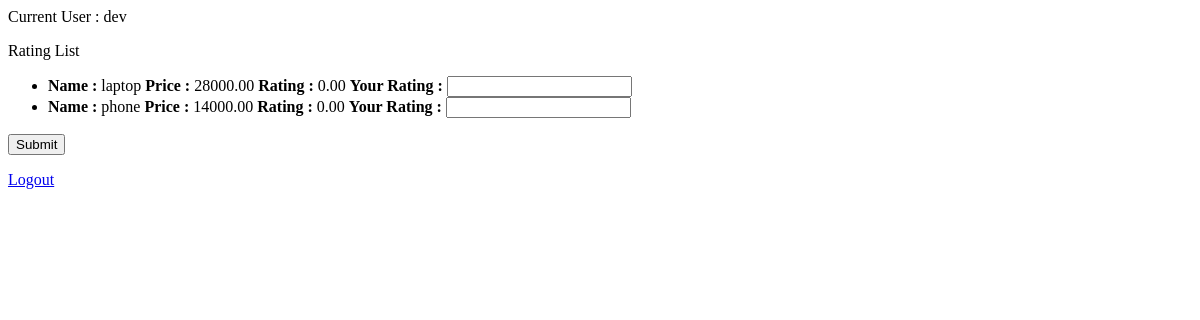
Before: /api/rate/ (signed in) with the older database file.
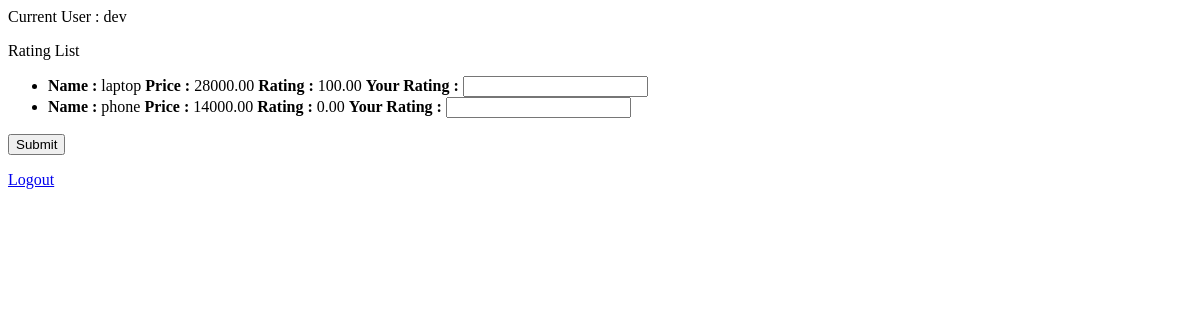
After: the same page with the newer database file.
### rating_api/models.py (models this page shows, shortened)
class Product(models.Model):
    name = models.CharField(max_length = 100)
    price = models.DecimalField(max_digits = 7, decimal_places = 2)
    rating = models.DecimalField(max_digits = 5, decimal_places = 2)

### rating_api/views.py (the view, shortened to what this page needs)
# urls.py: path('rate/', app_views.rate.as_view())
class rate(APIView):
    serializer_class = serializers.UserSerializer
    renderer_classes = [TemplateHTMLRenderer]
    def get(self, request):
        total = set(Product.objects.all())
        rated = Rate.objects.filter(user = request.user).select_related('product')
        rated_products = set()
        for a in rated:
            rated_products.add(a.product)
        model = total.difference(rated_products)
        serializer = serializers.ProductSerializer
        return Response({'serializer': serializer, 'model': model}, template_name = "product/rate.html")

### rating_api/templates/product/rate.html
{% load rest_framework %}
<html><body>
{% if request.user.username%}
<p>Current User : {{request.user.username}}</p>
<p>Rating List</p>
<form method="POST">
<ul class = 'collection' style = 'background-color: #fff'>
	{% for m in model %}
  <li class="collection-item"><b>Name : </b> {{m.name}}  <b> Price : </b>  {{m.price}}  <b> Rating : </b> {{m.rating}}
    <b> Your Rating : </b>  <input type="input" value="">
</li>{% endfor %}
</ul>
<input type="submit" value="Submit">
</form>
<a href = "/api/logout">Logout</a>
{%else%}
<p> User must be logged in!</p>
<a href = "/api/login/">Login Page</a>
{%endif%}
</body></html>

Changed rows visible on the page:
changed Product "laptop": rating "0.00" → "100.00"
